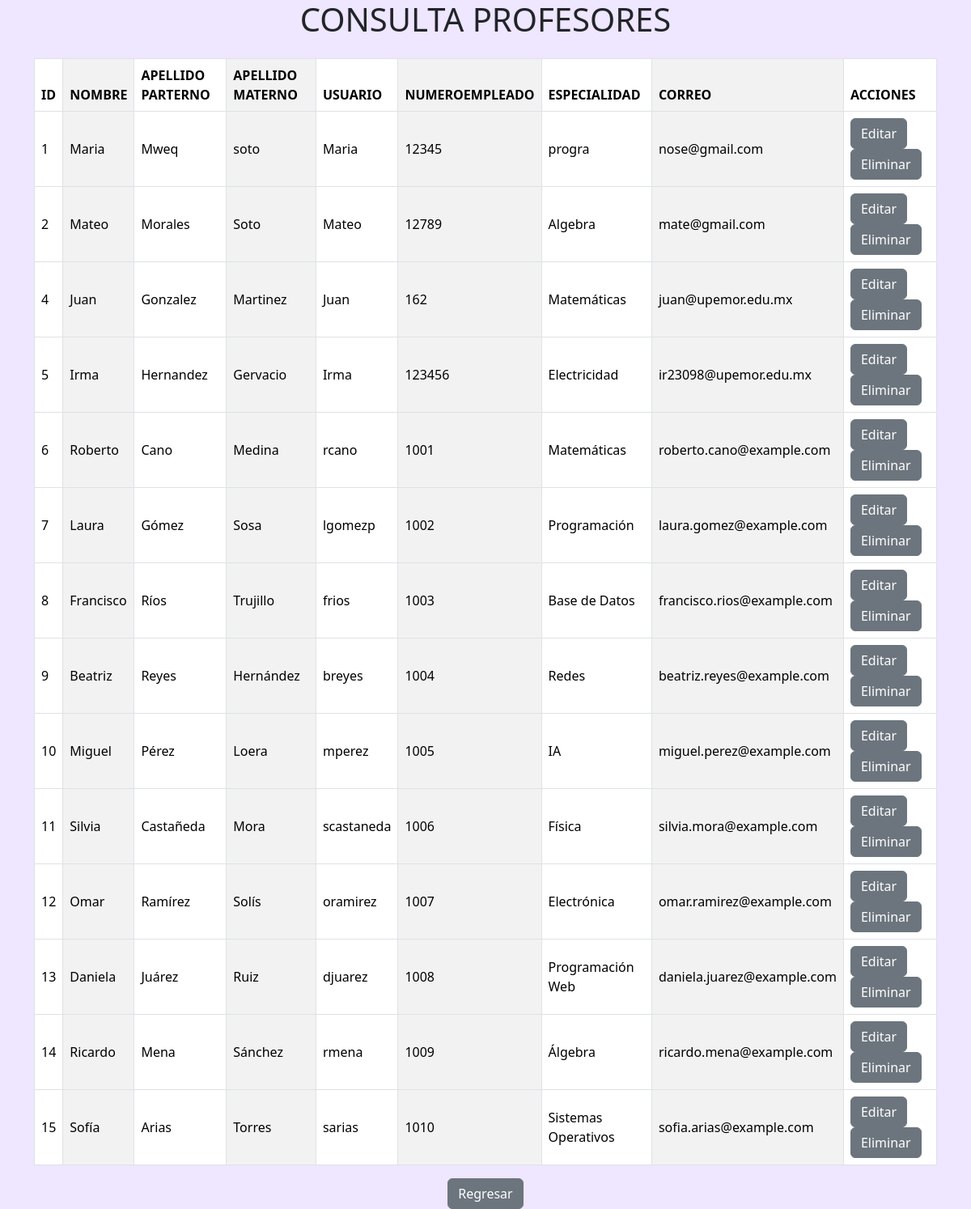
/MVC/index.php?action=consult_prof (signed in), run on the app's committed database.
### tables this page shows
CREATE TABLE `profesor` (
  `idProfesor` int(11) NOT NULL,
  `nombre` varchar(100) NOT NULL,
  `apellidoP` varchar(100) NOT NULL,
  `apellidoM` varchar(100) NOT NULL,
  `usuario` varchar(100) NOT NULL,
  `numeroEmpleado` varchar(50) NOT NULL,
  `especialidad` varchar(100) DEFAULT NULL,
  `correo` varchar(100) NOT NULL,
  `pass` varchar(100) DEFAULT NULL
);

### MVC/app/controllers/UserController_prof.php (called while the page is built, shortened)
<?php
    include_once  'app/models/UserModel_prof.php';
    class UserController_prof {
        private $model;
        public function __construct($connection) {
            $this -> model = new UserModel_prof($connection);
        }
        public function consultarProfesor(){
            $profesores = $this -> model -> consultarProfesor();
            include "app/views/consulta_profesor.php";
        }
    }

### MVC/app/models/UserModel_prof.php (called while the page is built, shortened)
<?php
    class UserModel_prof {
        private $connection;
        public function __construct($connection) {
            $this -> connection = $connection;
        }
        public function consultarProfesor(){
            $sql_statement = "SELECT * FROM profesor";
            $result = $this -> connection -> query($sql_statement);
            return $result;
        }
    }

### MVC/app/views/consulta_profesor.php (the view, shortened to what this page needs)
<!DOCTYPE html>
<html lang="en">
<head>
    <link href="https://cdn.jsdelivr.net/npm/bootstrap@5.3.8/dist/css/bootstrap.min.css" rel="stylesheet">
    <link rel="stylesheet" href="/inicio_sesion/MVC/public/css/consult.css?v=<?php echo time();  ?>">
</head>
<body>
<center><h1>CONSULTA PROFESORES</h1></center>
<div class="container mt-4">
    <div class="table-responsive">
        <table class="table table-striped-columns table-bordered align-middle">
            <thead>
                <th>ID</th>
                <th>NOMBRE</th>
                <th>APELLIDO PARTERNO</th>
                <th>APELLIDO MATERNO</th>
                <th>USUARIO</th>
                <th>NUMEROEMPLEADO</th>
                <th>ESPECIALIDAD</th>
                <th>CORREO</th>
                <th>ACCIONES</th>
            </thead>
            <tbody>
                <?php
                    while($row = $profesores -> fetch_assoc()){
                ?>
                <tr>
                    <td><?php echo $row['idProfesor']; ?></td>
                    <td><?php echo $row['nombre']; ?></td>
                    <td><?php echo $row['apellidoP']; ?></td>
                    <td><?php echo $row['apellidoM']; ?></td>
                    <td><?php echo $row['usuario']; ?></td>
                    <td><?php echo $row['numeroEmpleado']; ?></td>
                    <td><?php echo $row['especialidad']; ?></td>
                    <td><?php echo $row['correo']; ?></td>
                    <td>
                        <a href="index.php?action=update_prof&id=<?php echo $row['idProfesor']; ?>">
                            <button class="btn btn-secondary">Editar</button>
                        </a>
                        <a href="index.php?action=delete_prof&id=<?php echo $row['idProfesor']; ?>">
                            <button class="btn btn-secondary" onclick="return confirm('¿Desesea eliminar al usuario?')">Eliminar</button>
                        </a>
                    </td>
                </tr>
                <?php
                    }
                ?>
            </table>
    </div>
</div>
<center><a href="javascript:history.back()"><button class="btn btn-secondary">Regresar</button></a></center>
</body>
</html>

### MVC/public/css/consult.css (style rules this page uses)
body { background-color: rgba(106, 13, 255, 0.10); min-height: 100vh; margin: 0; padding: 0; }

### data on the page
profesor: idProfesor "1", nombre "Maria", apellidoP "Mweq", apellidoM "soto", usuario "Maria", numeroEmpleado "12345", especialidad "progra", correo "nose@gmail.com"
profesor: idProfesor "2", nombre "Mateo", apellidoP "Morales", apellidoM "Soto", usuario "Mateo", numeroEmpleado "12789", especialidad "Algebra", correo "mate@gmail.com"
profesor: idProfesor "4", nombre "Juan", apellidoP "Gonzalez", apellidoM "Martinez", usuario "Juan", numeroEmpleado "162", especialidad "Matemáticas", correo "juan@upemor.edu.mx"
profesor: idProfesor "5", nombre "Irma", apellidoP "Hernandez", apellidoM "Gervacio", usuario "Irma", numeroEmpleado "123456", especialidad "Electricidad", correo "ir23098@upemor.edu.mx"
profesor: idProfesor "6", nombre "Roberto", apellidoP "Cano", apellidoM "Medina", usuario "rcano", numeroEmpleado "1001", especialidad "Matemáticas", correo "roberto.cano@example.com"
profesor: idProfesor "7", nombre "Laura", apellidoP "Gómez", apellidoM "Sosa", usuario "lgomezp", numeroEmpleado "1002", especialidad "Programación", correo "laura.gomez@example.com"
profesor: idProfesor "8", nombre "Francisco", apellidoP "Ríos", apellidoM "Trujillo", usuario "frios", numeroEmpleado "1003", especialidad "Base de Datos", correo "francisco.rios@example.com"
profesor: idProfesor "9", nombre "Beatriz", apellidoP "Reyes", apellidoM "Hernández", usuario "breyes", numeroEmpleado "1004", especialidad "Redes", correo "beatriz.reyes@example.com"
profesor: idProfesor "10", nombre "Miguel", apellidoP "Pérez", apellidoM "Loera", usuario "mperez", numeroEmpleado "1005", especialidad "IA", correo "miguel.perez@example.com"
profesor: idProfesor "11", nombre "Silvia", apellidoP "Castañeda", apellidoM "Mora", usuario "scastaneda", numeroEmpleado "1006", especialidad "Física", correo "silvia.mora@example.com"
profesor: idProfesor "12", nombre "Omar", apellidoP "Ramírez", apellidoM "Solís", usuario "oramirez", numeroEmpleado "1007", especialidad "Electrónica", correo "omar.ramirez@example.com"
profesor: idProfesor "13", nombre "Daniela", apellidoP "Juárez", apellidoM "Ruiz", usuario "djuarez", numeroEmpleado "1008", especialidad "Programación Web", correo "daniela.juarez@example.com"
profesor: idProfesor "14", nombre "Ricardo", apellidoP "Mena", apellidoM "Sánchez", usuario "rmena", numeroEmpleado "1009", especialidad "Álgebra", correo "ricardo.mena@example.com"
profesor: idProfesor "15", nombre "Sofía", apellidoP "Arias", apellidoM "Torres", usuario "sarias", numeroEmpleado "1010", especialidad "Sistemas Operativos", correo "sofia.arias@example.com"
